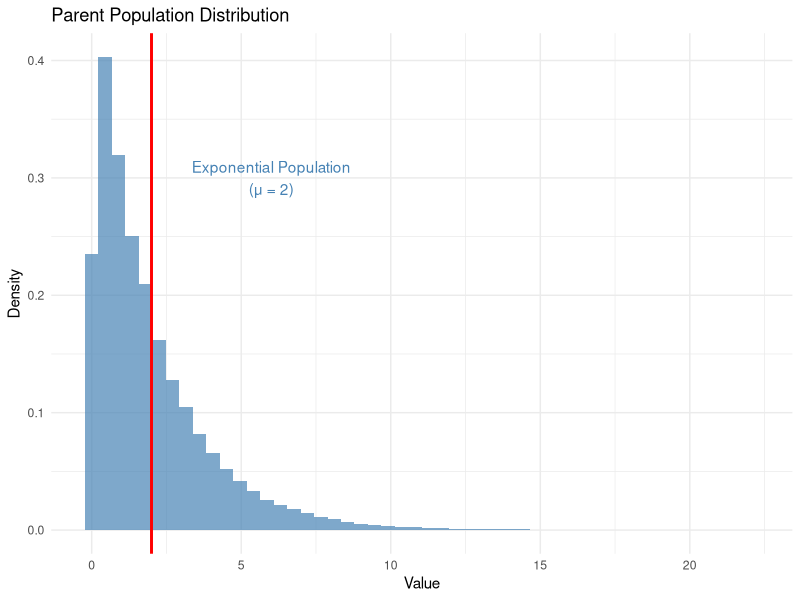
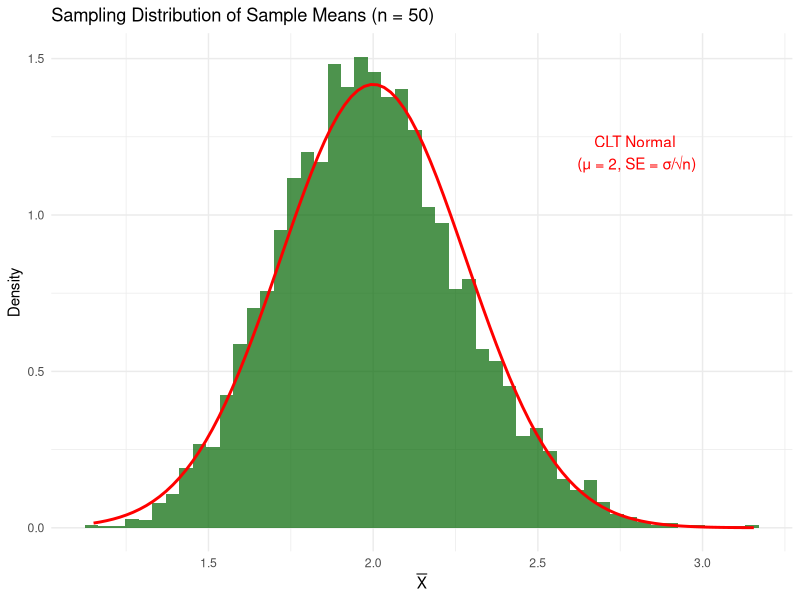

Reproduce these figures in R, in order.
## ---- chunk 1
#| echo: false
# Population and sampling distribution simulation
library(ggplot2)
set.seed(123)
population <- rexp(100000, 0.5)  # Skewed population (μ=2)
n <- 50
sample_means <- replicate(5000, mean(sample(population, n)))
## ---- chunk 2
#| echo: false
# Population plot
ggplot() +
  geom_histogram(aes(x = population, y = after_stat(density)), 
                 bins = 50, fill = "steelblue", alpha = 0.7) +
  geom_vline(xintercept = 2, color = "red", linewidth = 1) +
  annotate("text", x = 6, y = 0.3, 
           label = "Exponential Population\n(μ = 2)", color = "steelblue") +
  labs(title = "Parent Population Distribution",
       x = "Value", y = "Density") +
  theme_minimal()
## ---- chunk 3
#| echo: false
# Sampling distribution plot
ggplot() +
  geom_histogram(aes(x = sample_means, y = after_stat(density)), 
                 bins = 50, fill = "darkgreen", alpha = 0.7) +
  stat_function(fun = dnorm, color = "red", linewidth = 1,
                args = list(mean = 2, sd = sd(population)/sqrt(n))) +
  annotate("text", x = 2.8, y = 1.2, 
           label = "CLT Normal \n(μ = 2, SE = σ/√n)", 
           color = "red") +
  labs(title = "Sampling Distribution of Sample Means (n = 50)",
       x = expression(bar(X)), y = "Density") +
  theme_minimal()
